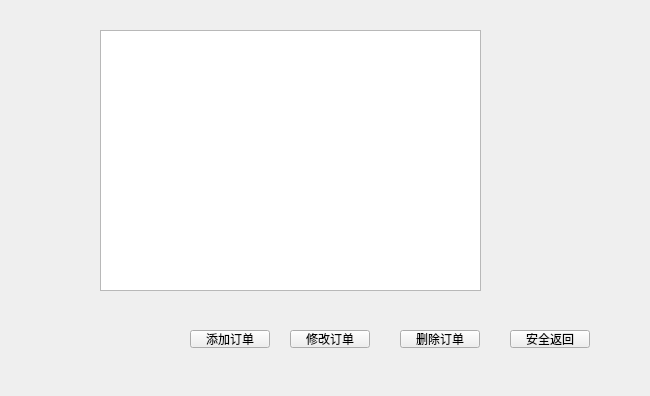
<?xml version="1.0" encoding="UTF-8"?>
<ui version="4.0">
 <class>AdminListMange</class>
 <widget class="QWidget" name="AdminListMange">
  <property name="geometry">
   <rect>
    <x>0</x>
    <y>0</y>
    <width>650</width>
    <height>396</height>
   </rect>
  </property>
  <property name="windowTitle">
   <string>Form</string>
  </property>
  <widget class="QTableWidget" name="tableWidget">
   <property name="geometry">
    <rect>
     <x>100</x>
     <y>30</y>
     <width>381</width>
     <height>261</height>
    </rect>
   </property>
  </widget>
  <widget class="QPushButton" name="modiUser_2">
   <property name="geometry">
    <rect>
     <x>190</x>
     <y>330</y>
     <width>80</width>
     <height>18</height>
    </rect>
   </property>
   <property name="text">
    <string>添加订单</string>
   </property>
  </widget>
  <widget class="QPushButton" name="getBack">
   <property name="geometry">
    <rect>
     <x>510</x>
     <y>330</y>
     <width>80</width>
     <height>18</height>
    </rect>
   </property>
   <property name="text">
    <string>安全返回</string>
   </property>
  </widget>
  <widget class="QPushButton" name="modiUser">
   <property name="geometry">
    <rect>
     <x>290</x>
     <y>330</y>
     <width>80</width>
     <height>18</height>
    </rect>
   </property>
   <property name="text">
    <string>修改订单</string>
   </property>
  </widget>
  <widget class="QPushButton" name="delUser">
   <property name="geometry">
    <rect>
     <x>400</x>
     <y>330</y>
     <width>80</width>
     <height>18</height>
    </rect>
   </property>
   <property name="text">
    <string>删除订单</string>
   </property>
  </widget>
 </widget>
 <resources/>
 <connections/>
</ui>
